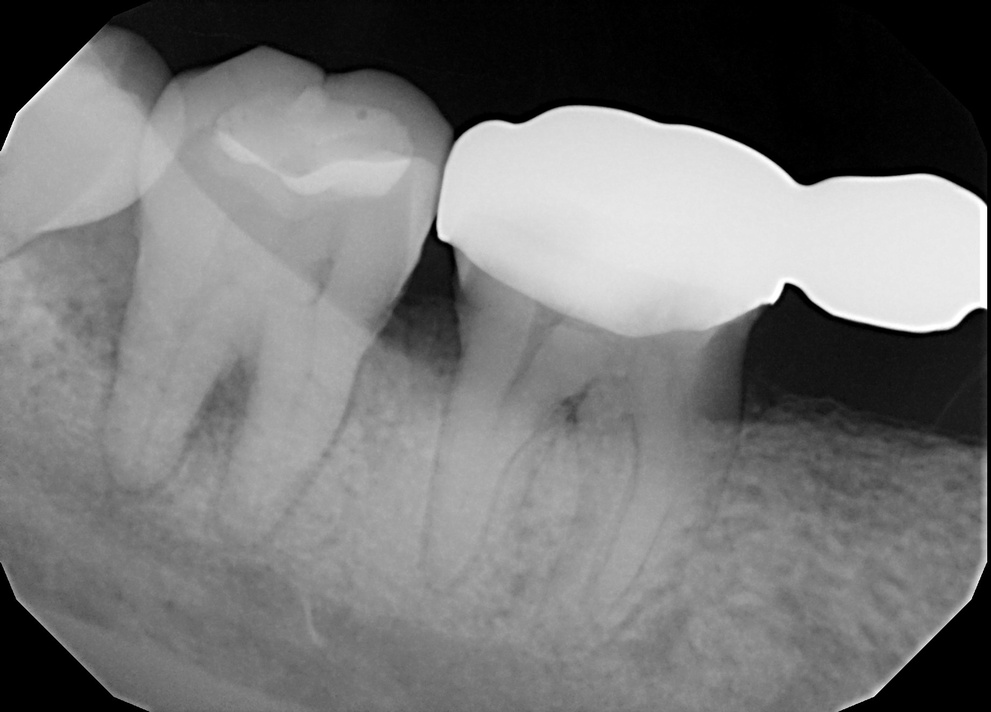
#> input picture Dataset/two_label_data_combine/origin/091.jpg, 991 x 712 px, shrunk from 1842 x 1324 before the run, found by its file name; its folder holds only this picture in this run
$ python GRAY_AHE.py
#> lines starting #> are read from the running program, lines starting #| are printed output that depends on the picture
import os
import cv2

# 文件夾路徑
folder_path = "F:\\Lab\\share\\dataset\\two_label_data_combine\\origin"
output_folder = "F:\\Lab\\share\\dataset\\two_label_data_combine\\GRAY_AHE"


# 如果输出文件夹不存在，则创建
if not os.path.exists(output_folder):
    os.makedirs(output_folder)

# 讀取資料夾下的所有檔案
for filename in os.listdir(folder_path):
    if filename.endswith(".jpg"):
        # 讀取原始影像
        img = cv2.imread(os.path.join(folder_path, filename))
#> img is the input picture: shape (712, 991, 3); min 0, max 255, mean 118

        # 將影像轉換為灰度
        gray_img = cv2.cvtColor(img, cv2.COLOR_BGR2GRAY)

        # 使用自適應直方圖均衡化處理影像
        clahe = cv2.createCLAHE(clipLimit=2.0, tileGridSize=(8, 8))
        adaptive_equalized_img = clahe.apply(gray_img)
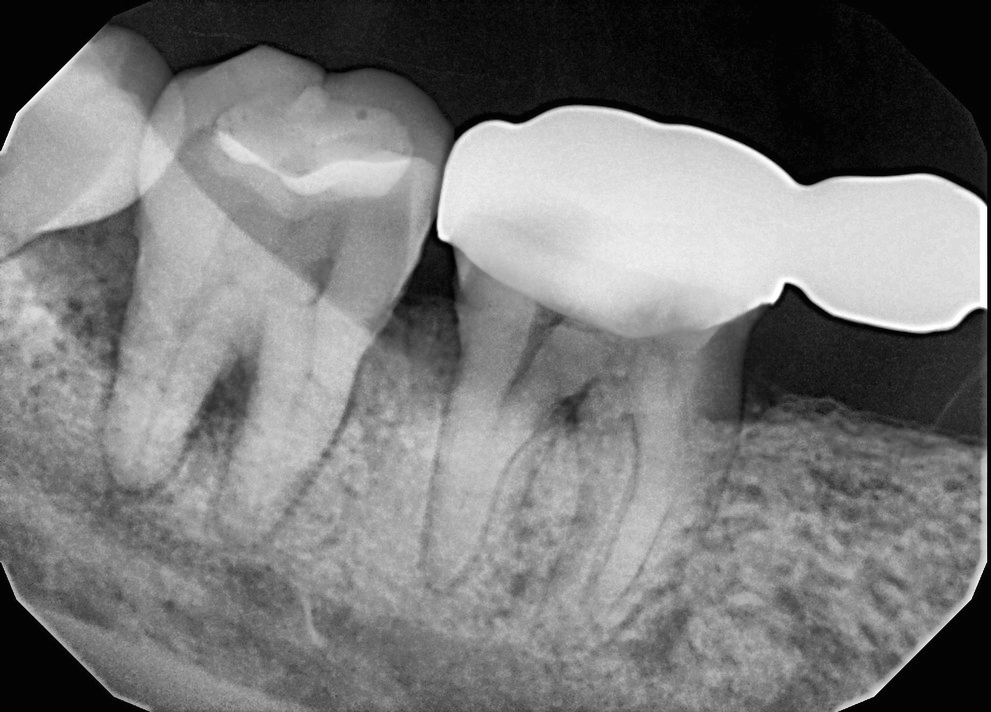
#> adaptive_equalized_img: shape (712, 991); min 1, max 255, mean 120.9

        # 保存直方图均衡化后的图像到输出文件夹
        output_path = os.path.join(output_folder, filename)
        cv2.imwrite(output_path, adaptive_equalized_img)

$ run again, on Dataset/two_label_data_combine/origin/172.jpg
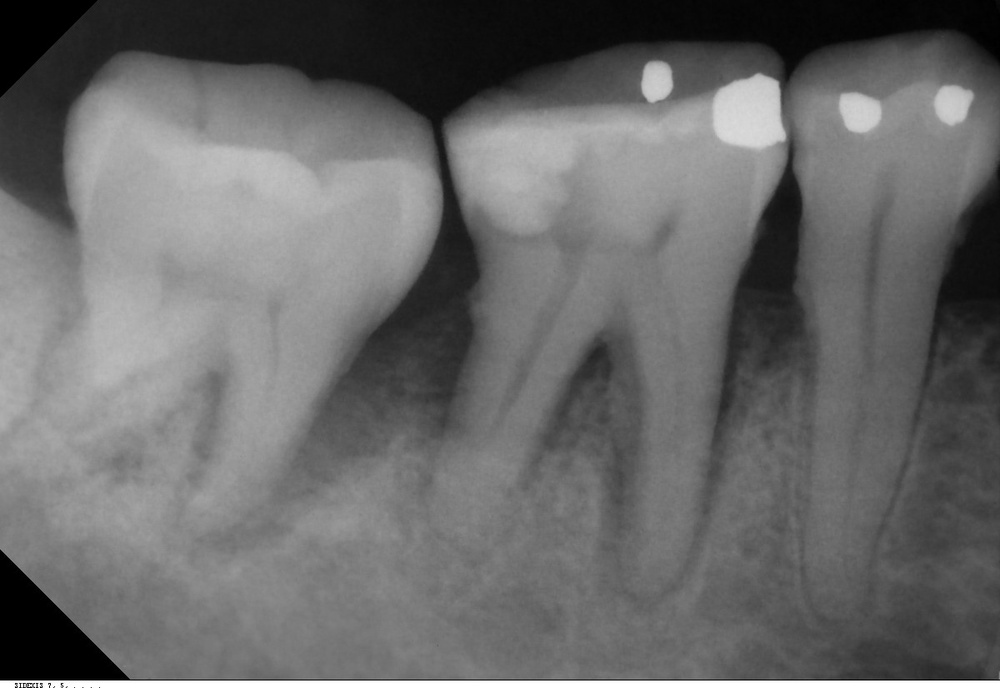
#> input picture Dataset/two_label_data_combine/origin/172.jpg, 1000 x 688 px, shrunk from 1200 x 825 before the run, found by its file name
#> img is the input picture: shape (688, 1000, 3); min 0, max 255, mean 105.6
#> `adaptive_equalized_img = clahe.apply(gray_img)`:
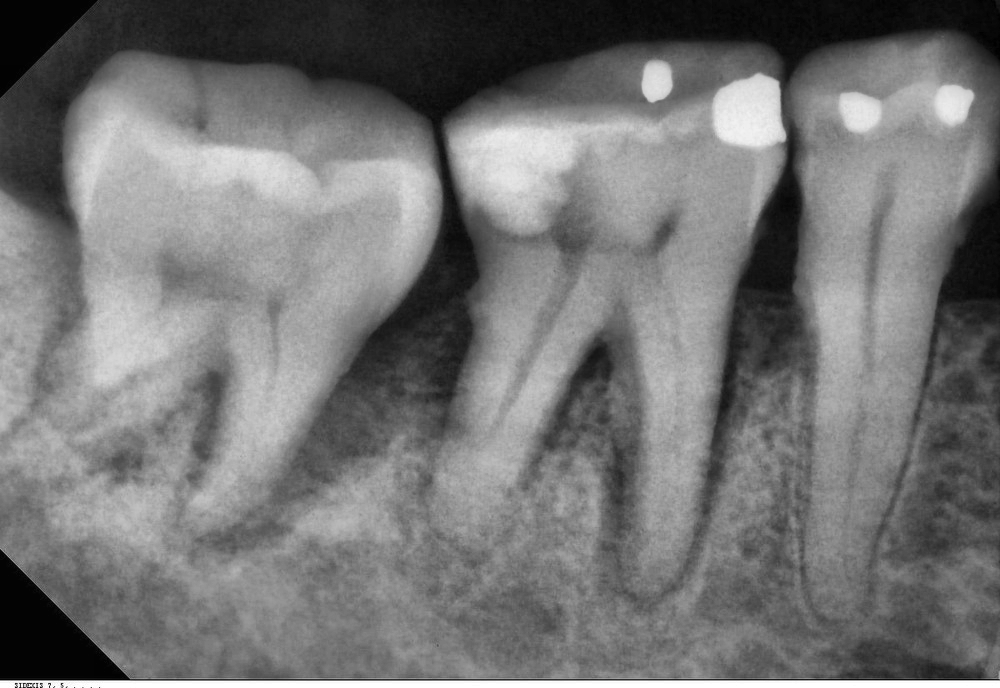
#> adaptive_equalized_img: shape (688, 1000); min 1, max 255, mean 116.5

$ run again, on Dataset/two_label_data_combine/origin/234.jpg
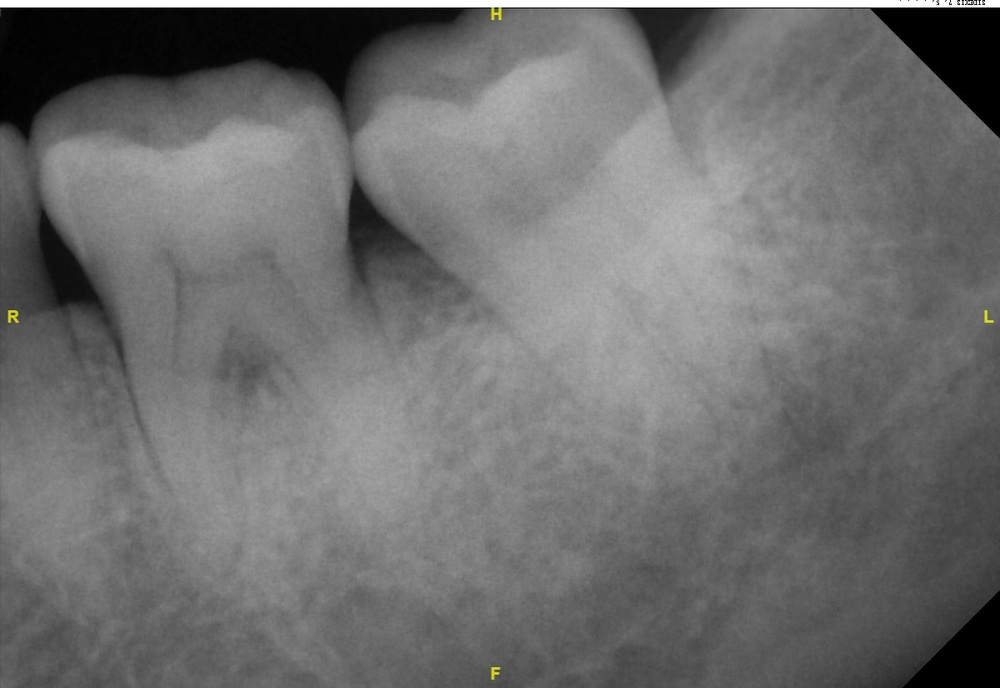
#> input picture Dataset/two_label_data_combine/origin/234.jpg, 1000 x 688 px, shrunk from 1200 x 825 before the run, found by its file name
#> img is the input picture: shape (688, 1000, 3); mean B, G, R 110.5, 110.6, 110.6
#> `adaptive_equalized_img = clahe.apply(gray_img)`:
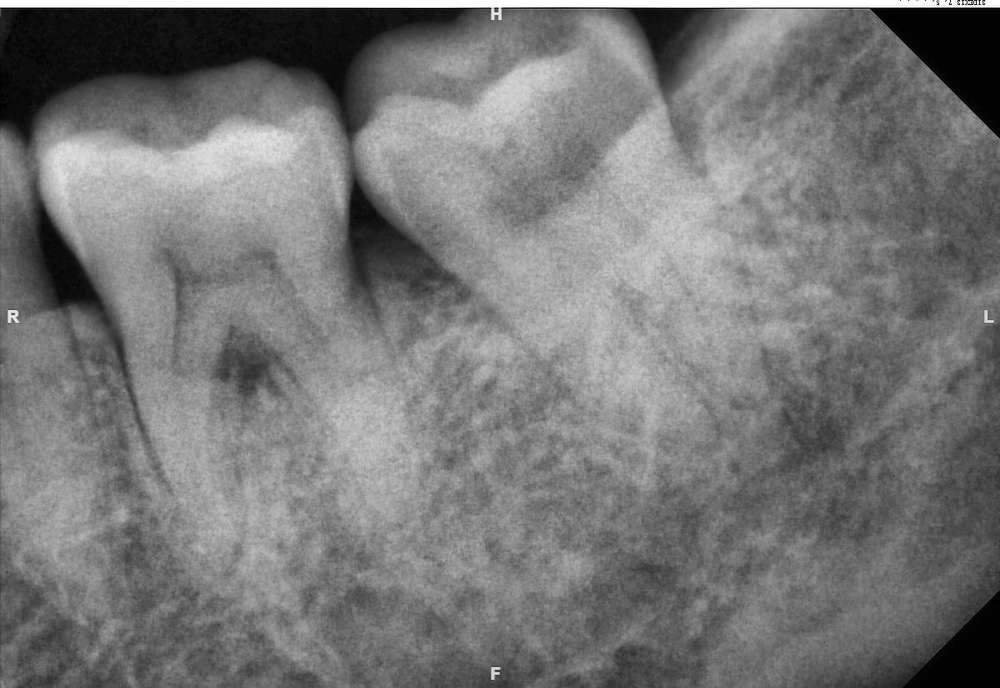
#> adaptive_equalized_img: shape (688, 1000); min 1, max 255, mean 119

$ run again, on Dataset/two_label_data_combine/origin/251.jpg
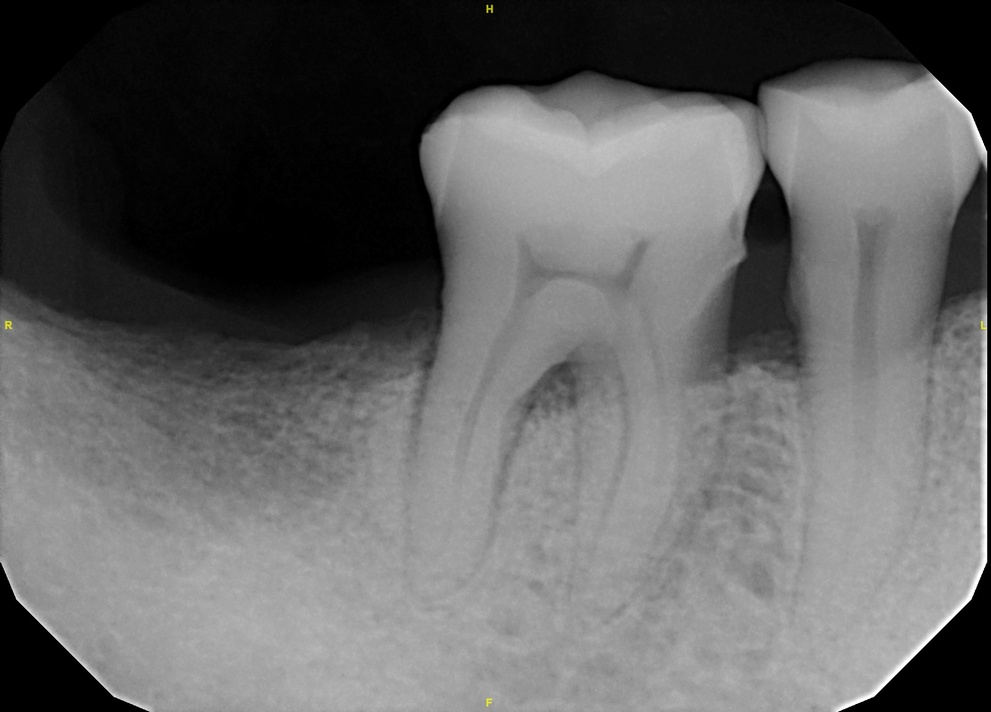
#> input picture Dataset/two_label_data_combine/origin/251.jpg, 991 x 712 px, shrunk from 1842 x 1324 before the run, found by its file name
#> img is the input picture: shape (712, 991, 3); mean B, G, R 99.7, 99.8, 99.8
#> `adaptive_equalized_img = clahe.apply(gray_img)`:
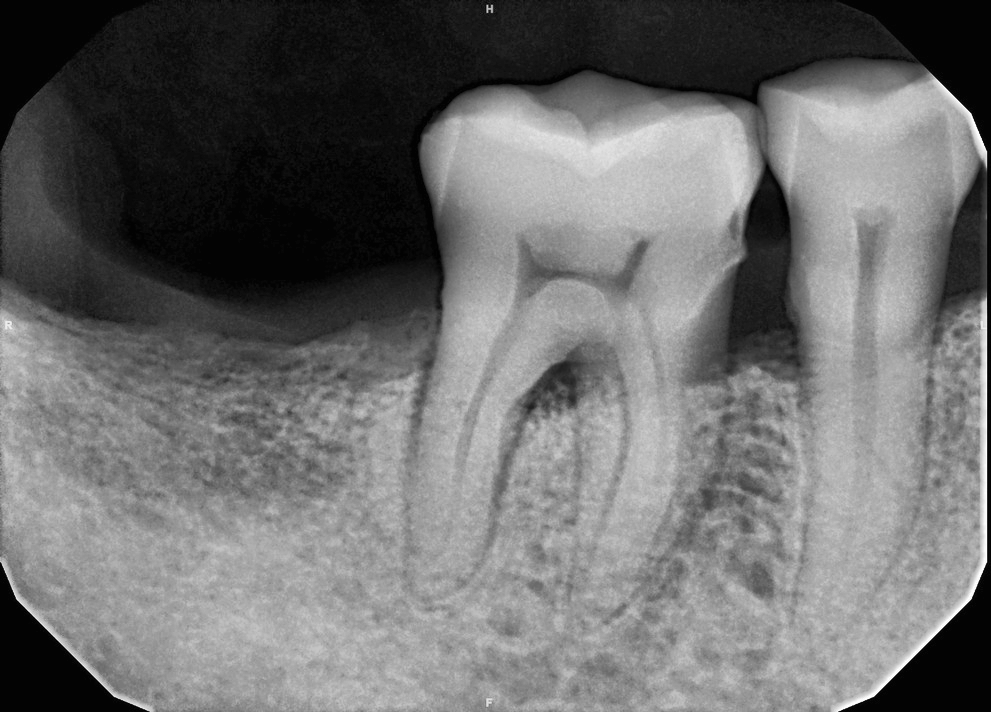
#> adaptive_equalized_img: shape (712, 991); min 1, max 255, mean 109.6

$ run again, on Dataset/two_label_data_combine/origin/117.jpg
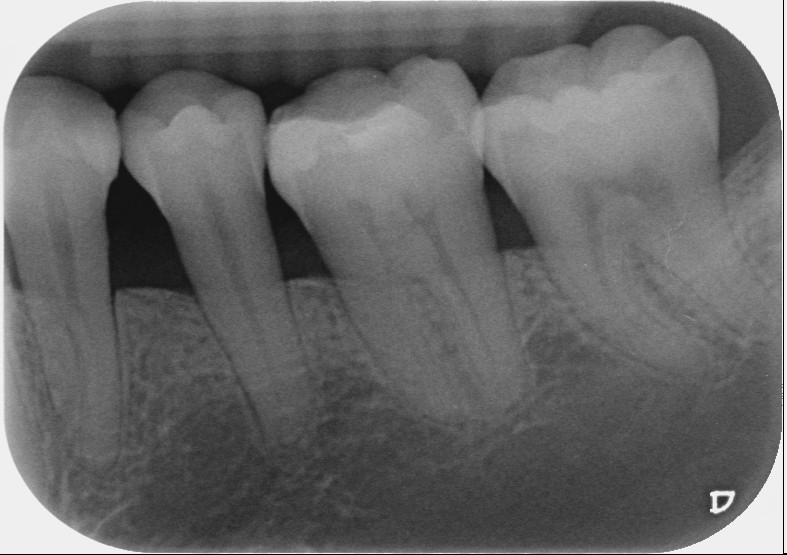
#> input picture Dataset/two_label_data_combine/origin/117.jpg, 787 x 555 px, found by its file name
#> img is the input picture: shape (555, 787, 3); min 0, max 253, mean 104.5
#> `adaptive_equalized_img = clahe.apply(gray_img)`:
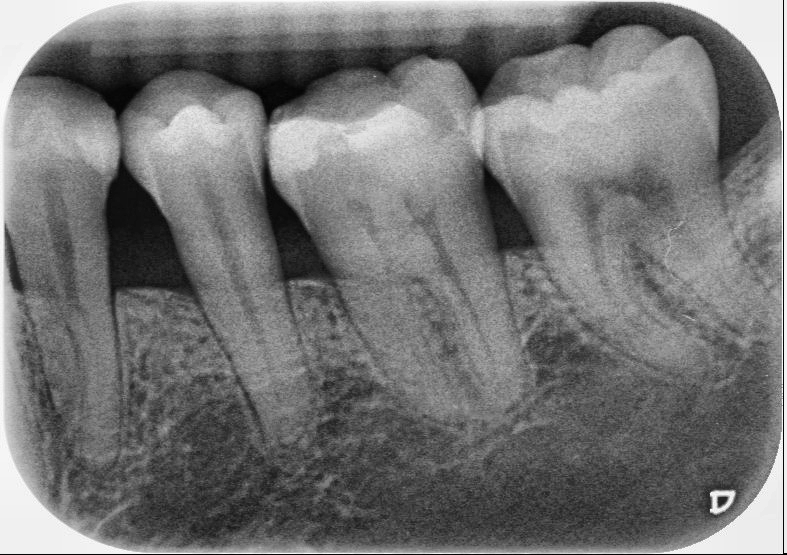
#> adaptive_equalized_img: shape (555, 787); min 1, max 254, mean 116.6
